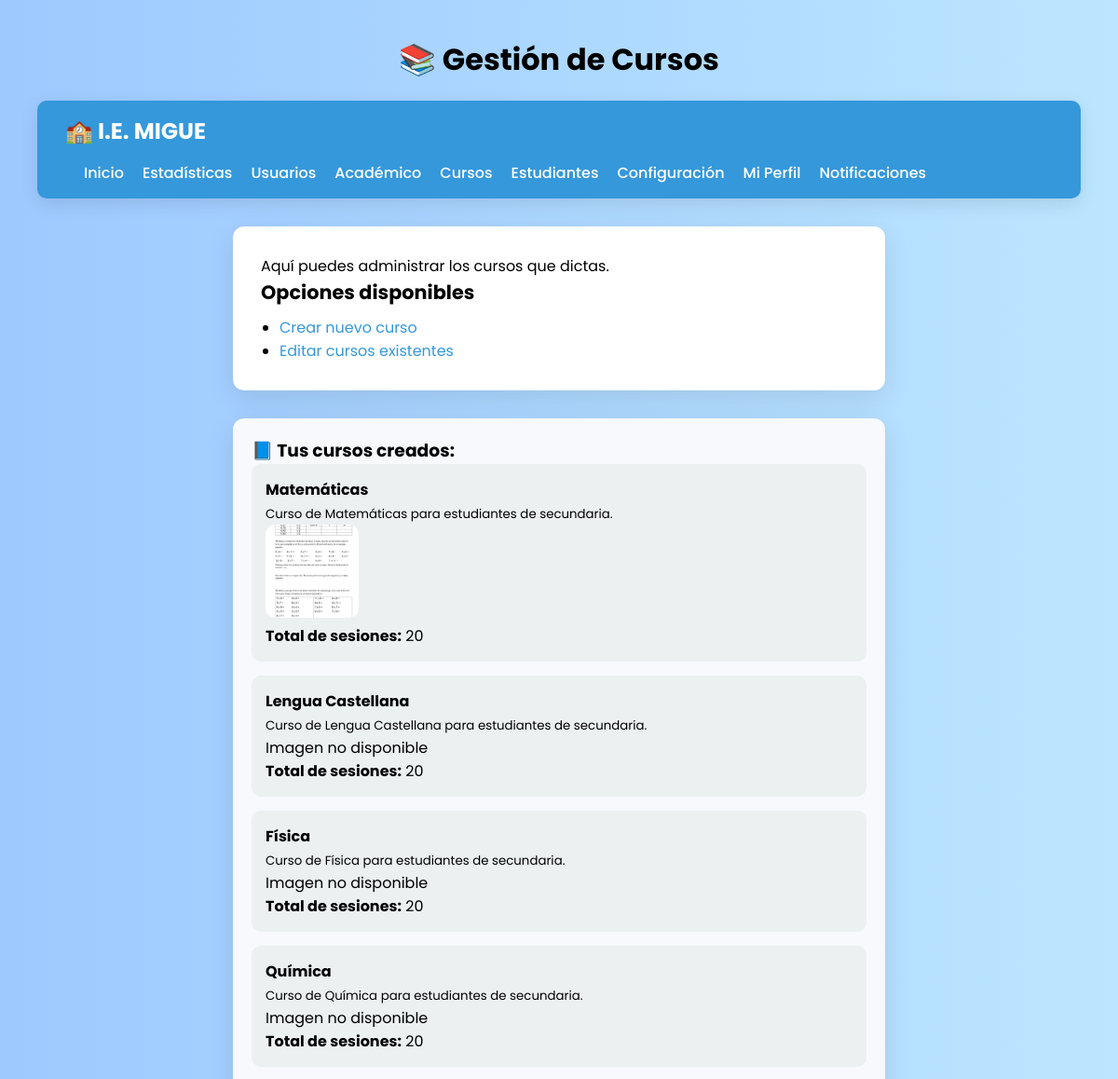
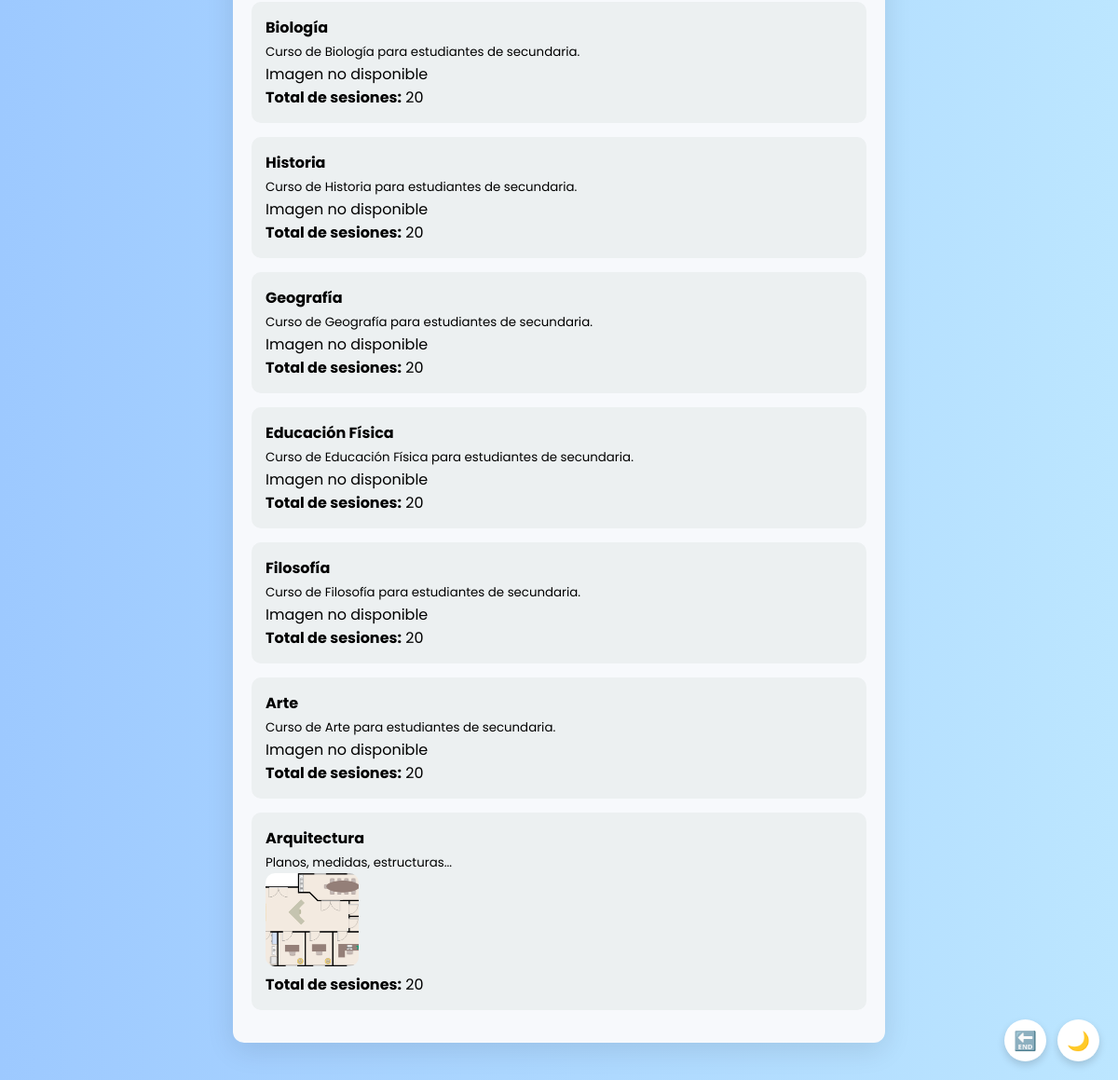
The app's page /cursos/ (signed in) with its own data (2 pictures, top to bottom).
### usuarios/models.py (models this page shows, shortened)
class Curso(models.Model):
    nombre = models.CharField(max_length=100)
    descripcion = models.TextField()
    activo = models.BooleanField(default=True)
    total_unidades = models.PositiveIntegerField(default=3)  # Número de unidades de curso
    unidades_completadas = models.PositiveIntegerField(default=0)  # Unidades completadas por docentes
    imagen = models.ImageField(upload_to='cursos/', null=True, blank=True)  # Campo de imagen
    total_sesiones = models.PositiveIntegerField(default=20)  # Sesiones de clase, por defecto 20

### usuarios/views.py (the view)
# urls.py: path('cursos/', views.gestionar_cursos, name='gestionar_cursos'),
@login_required
def gestionar_cursos(request):
    cursos = Curso.objects.all()
    return render(request, 'usuarios/cursos.html', {'cursos': cursos})

### usuarios/templates/usuarios/cursos.html (shortened to what this page needs)
{% load static %}
<!DOCTYPE html>
<html lang="es">
<head>
</head>
<body>
  <div class="floating-buttons">
    <form method="POST" action="{% url 'logout' %}">
      <button class="icon-button" title="Cerrar sesión">🔚</button>
    </form>
    <button class="icon-button" onclick="toggleDarkMode()" id="darkToggle" title="Modo oscuro/claro">🌙</button>
  </div>
  <h2>📚 Gestión de Cursos</h2>
  <nav class="navbar">
    <div class="navbar-top">
      <div class="logo">🏫 I.E. MIGUE</div>
    </div>
    <ul class="nav-links" id="navLinks">
      <li><a href="{% url 'panel_admin' %}">Inicio</a></li>
      <li><a href="{% url 'estadisticas' %}">Estadísticas</a></li>
      <li><a href="{% url 'lista_usuarios' %}">Usuarios</a></li>
      <li><a href="{% url 'gestion_academica' %}">Académico</a></li>
      <li><a href="{% url 'gestionar_cursos' %}">Cursos</a></li>
      <li><a href="{% url 'ver_estudiantes' %}">Estudiantes</a></li>
      <li><a href="{% url 'configuracion' %}">Configuración</a></li>
      <li><a href="{% url 'perfil_admin' %}">Mi Perfil</a></li>
      <li><a href="{% url 'notificaciones' %}">Notificaciones</a></li>
    </ul>
  </nav>
  <div class="container">
    <p>Aquí puedes administrar los cursos que dictas.</p>
    <div class="card mt-4">
      <div class="card-body">
        <h5 class="card-title">Opciones disponibles</h5>
        <ul>
          <li><a href="{% url 'crear_curso' %}">Crear nuevo curso</a></li>
          <li><a href="{% url 'editar_cursos' %}">Editar cursos existentes</a></li>
        </ul>
      </div>
    </div>
  </div>
  {% if cursos %}
    <div class="cursos-lista">
      <h3>📘 Tus cursos creados:</h3>
      {% for curso in cursos %}
        <div class="curso-item">
          <strong>{{ curso.nombre }}</strong><br>
          <small>{{ curso.descripcion }}</small><br>
          {% if curso.imagen %}
            <img src="{{ curso.imagen.url }}" alt="Imagen del curso" style="width: 100px; height: 100px; object-fit: cover; border-radius: 10px;">
          {% else %}
            <p>Imagen no disponible</p>
          {% endif %}
          <p><strong>Total de sesiones:</strong> {{ curso.total_sesiones }}</p>
        </div>
      {% endfor %}
    </div>
  {% else %}
    <div class="cursos-lista">
      <p>No tienes cursos registrados aún.</p>
    </div>
  {% endif %}
</body>
</html>

### usuarios/templates/usuarios/cursos.html (style rules this page uses)
* { margin: 0; padding: 0; box-sizing: border-box; font-family: 'Poppins', sans-serif; }
body { background: linear-gradient(to right, #9dc9ff, #bce6ff); min-height: 100vh; padding: 40px; transition: background 0.4s; }
h1, h2 { text-align: center; margin-bottom: 20px; font-size: 2rem; }
.navbar { background-color: #3498db; padding: 15px 30px; border-radius: 10px; margin-bottom: 30px; box-shadow: 0 6px 20px rgba(0,0,0,0.1); }
.navbar-top { display: flex; justify-content: space-between; align-items: center; }
.logo { color: white; font-size: 1.5rem; font-weight: bold; }
.nav-links { list-style: none; display: flex; gap: 20px; margin-top: 15px; flex-wrap: wrap; }
.nav-links li a { color: white; text-decoration: none; font-weight: 500; transition: color 0.3s ease; }
.container { max-width: 700px; margin: 0 auto; background-color: white; padding: 30px; border-radius: 12px; box-shadow: 0 8px 30px rgba(0,0,0,0.1); animation: fadeIn 0.6s ease; }
.card-title { font-size: 1.3rem; margin-bottom: 10px; }
ul { list-style: disc; margin-left: 20px; }
ul li a { color: #3498db; text-decoration: none; }
.floating-buttons { position: fixed; bottom: 20px; right: 20px; display: flex; gap: 12px; z-index: 999; }
.icon-button { background: white; border: none; border-radius: 50%; width: 45px; height: 45px; box-shadow: 0 4px 8px rgba(0,0,0,0.15); font-size: 20px; display: flex; align-items: center; justify-content: center; cursor: pointer; color: black; transition: all 0.3s ease; }
.cursos-lista { max-width: 700px; margin: 30px auto 0; padding: 20px; background-color: #f7f9fc; border-radius: 12px; box-shadow: 0 8px 30px rgba(0,0,0,0.1); }
.curso-item { background-color: #ecf0f1; padding: 15px; border-radius: 10px; margin-bottom: 15px; }

### records on screen
Curso: nombre "Matemáticas", descripcion "Curso de Matemáticas para estudiantes de secundaria.", imagen (picture), total_sesiones "20"
Curso: nombre "Lengua Castellana", descripcion "Curso de Lengua Castellana para estudiantes de secundaria.", shows "Imagen no disponible", total_sesiones "20"
Curso: nombre "Física", descripcion "Curso de Física para estudiantes de secundaria.", shows "Imagen no disponible", total_sesiones "20"
Curso: nombre "Química", descripcion "Curso de Química para estudiantes de secundaria.", shows "Imagen no disponible", total_sesiones "20"
Curso: nombre "Biología", descripcion "Curso de Biología para estudiantes de secundaria.", shows "Imagen no disponible", total_sesiones "20"
Curso: nombre "Historia", descripcion "Curso de Historia para estudiantes de secundaria.", shows "Imagen no disponible", total_sesiones "20"
Curso: nombre "Geografía", descripcion "Curso de Geografía para estudiantes de secundaria.", shows "Imagen no disponible", total_sesiones "20"
Curso: nombre "Educación Física", descripcion "Curso de Educación Física para estudiantes de secundaria.", shows "Imagen no disponible", total_sesiones "20"
Curso: nombre "Filosofía", descripcion "Curso de Filosofía para estudiantes de secundaria.", shows "Imagen no disponible", total_sesiones "20"
Curso: nombre "Arte", descripcion "Curso de Arte para estudiantes de secundaria.", shows "Imagen no disponible", total_sesiones "20"
Curso: nombre "Arquitectura", descripcion "Planos, medidas, estructuras...", imagen (picture), total_sesiones "20"
